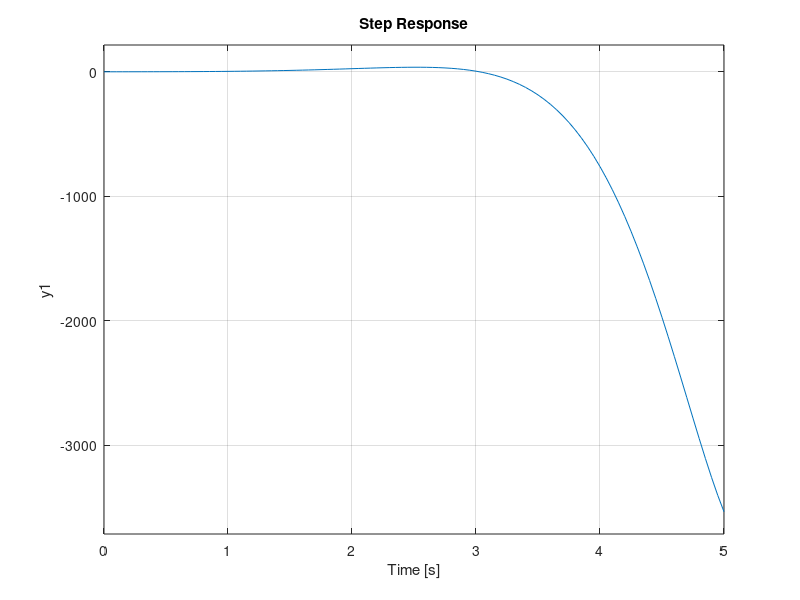

Write MATLAB code to recreate this figure. (Note: this script raises an error after producing the figure.)
%% ME850A_Monojit_Layek(21105049)
%% Answer_2.b
n=[1, -1, 12, 2];
d=[1, -1, 1, -7, 22];
g=tf(n,d)
step(g);
syms EPS
Routh_Array = routh(d,EPS)
disp('Answer: as the sign changes in the 1st column of routh array i.e OLTF is unstable');